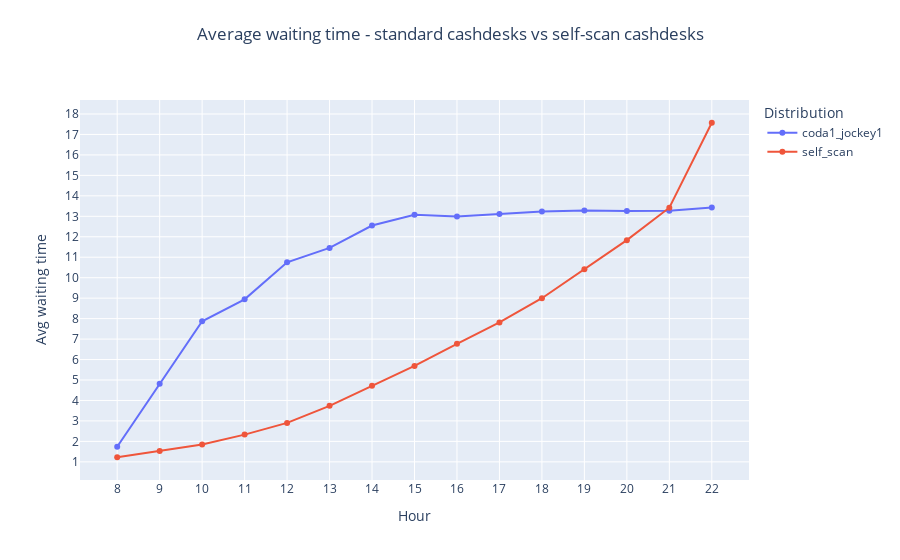

Write notebook code for a chart like this one.
### Code cell
# Average waiting time
normalize = False

fig =  go.Figure()

fig = add_simulation_to_plot(fig, df_simulations, 'coda1_jockey1', "Avg_waiting_times_standard", normalize=normalize)
fig = add_simulation_to_plot(fig, df_simulations, 'self_scan', "Avg_waiting_times_self_scan", normalize=normalize)


fig = decorate_figure(fig,
    title="Average waiting time - standard cashdesks vs self-scan cashdesks",
    y_axis_title="Avg waiting time", dtick=1)

fig.show()
fig.write_image("doc/report/images/results/avg_wt_selfscan.png", scale=IMAGE_SCALE)

### Figure 1 — Plotly figure (JSON) as saved in the notebook; plotly's stock layout.template omitted (floating-point values rounded to 4 significant figures)
{"data": [{"mode": "lines+markers", "name": "coda1_jockey1", "type": "scatter", "x": [8, 9, 10, 11, 12, 13, 14, 15, 16, 17, 18, 19, 20, 21, 22], "y": [1.735, 4.814, 7.87, 8.941, 10.75, 11.45, 12.55, 13.07, 12.99, 13.11, 13.23, 13.29, 13.26, 13.27, 13.43]}, {"mode": "lines+markers", "name": "self_scan", "type": "scatter", "x": [8, 9, 10, 11, 12, 13, 14, 15, 16, 17, 18, 19, 20, 21, 22], "y": [1.225, 1.526, 1.847, 2.331, 2.903, 3.739, 4.723, 5.689, 6.766, 7.812, 8.997, 10.41, 11.83, 13.42, 17.57]}], "layout": {"legend": {"title": {"text": "Distribution"}}, "title": {"text": "Average waiting time - standard cashdesks vs self-scan cashdesks", "x": 0.5, "xanchor": "center", "y": 0.95, "yanchor": "top"}, "xaxis": {"dtick": 1, "tick0": 0, "tickmode": "linear", "title": {"text": "Hour"}}, "yaxis": {"dtick": 1, "tick0": 0, "tickmode": "linear", "title": {"text": "Avg waiting time"}}}}
